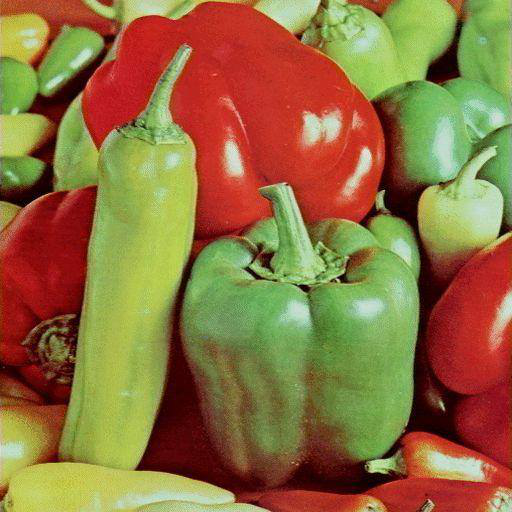
%> input picture Semester 4-2/CSE 4228 Digital Image Processing Lab/Lab 03/input3.png, 512 x 512 px
$ octave A1_190104019_Task2.m   (GNU Octave 9; MATLAB toolbox functions it lacks are replaced by stand-ins)
%> lines starting %> are read from the running program, lines starting %| are printed output that depends on the picture
I = imread('input3.png');
%> I is the input picture: size 512x512x3 uint8; mean R, G, B 143.3, 112.1, 63.1
if size(I, 3) > 1
    I = rgb2gray(I);
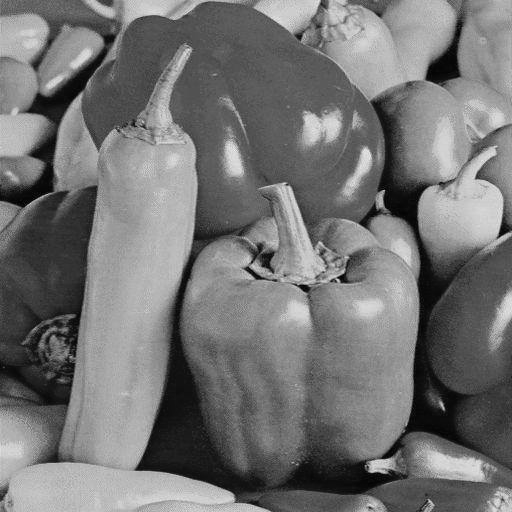
%> I: size 512x512 uint8; min 0, max 245, mean 115.8
end
J = I;
[R, C] = size(J);
%> R = 512; C = 512
%> (the run ends here)
